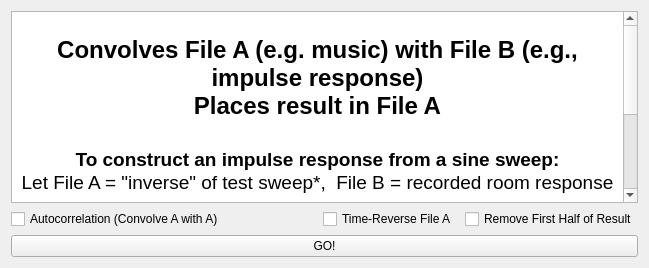
        <widget class="QWidget" name="tabConvolve">
         <property name="enabled">
          <bool>true</bool>
         </property>
         <attribute name="title">
          <string>Convolve</string>
         </attribute>
         <attribute name="whatsThis">
          <string>Convolves File A with File B</string>
         </attribute>
         <layout class="QVBoxLayout" name="verticalLayout_12">
          <item>
           <widget class="QTextBrowser" name="textBrowser_2">
            <property name="html">
             <string>&lt;!DOCTYPE HTML PUBLIC &quot;-//W3C//DTD HTML 4.0//EN&quot; &quot;http://www.w3.org/TR/REC-html40/strict.dtd&quot;&gt;
&lt;html&gt;&lt;head&gt;&lt;meta name=&quot;qrichtext&quot; content=&quot;1&quot; /&gt;&lt;style type=&quot;text/css&quot;&gt;
p, li { white-space: pre-wrap; }
&lt;/style&gt;&lt;/head&gt;&lt;body style=&quot; font-family:'Sans Serif'; font-size:9pt; font-weight:400; font-style:normal;&quot;&gt;
&lt;p align=&quot;center&quot; style=&quot;-qt-paragraph-type:empty; margin-top:0px; margin-bottom:0px; margin-left:0px; margin-right:0px; -qt-block-indent:0; text-indent:0px; font-family:'Lucida Grande'; font-size:13pt;&quot;&gt;&lt;br /&gt;&lt;/p&gt;
&lt;p align=&quot;center&quot; style=&quot; margin-top:0px; margin-bottom:0px; margin-left:0px; margin-right:0px; -qt-block-indent:0; text-indent:0px;&quot;&gt;&lt;span style=&quot; font-family:'Lucida Grande'; font-size:18pt; font-weight:600;&quot;&gt;Convolves File A (e.g. music) with File B (e.g., impulse response)&lt;/span&gt;&lt;/p&gt;
&lt;p align=&quot;center&quot; style=&quot; margin-top:0px; margin-bottom:0px; margin-left:0px; margin-right:0px; -qt-block-indent:0; text-indent:0px;&quot;&gt;&lt;span style=&quot; font-family:'Lucida Grande'; font-size:18pt; font-weight:600;&quot;&gt;Places result in File A&lt;/span&gt;&lt;/p&gt;
&lt;p align=&quot;center&quot; style=&quot;-qt-paragraph-type:empty; margin-top:0px; margin-bottom:0px; margin-left:0px; margin-right:0px; -qt-block-indent:0; text-indent:0px; font-family:'Lucida Grande'; font-size:18pt;&quot;&gt;&lt;br /&gt;&lt;/p&gt;
&lt;p align=&quot;center&quot; style=&quot; margin-top:0px; margin-bottom:0px; margin-left:0px; margin-right:0px; -qt-block-indent:0; text-indent:0px;&quot;&gt;&lt;span style=&quot; font-family:'Lucida Grande'; font-size:14pt; font-weight:600;&quot;&gt;To construct an impulse response from a sine sweep:&lt;/span&gt;&lt;/p&gt;
&lt;p align=&quot;center&quot; style=&quot; margin-top:0px; margin-bottom:0px; margin-left:0px; margin-right:0px; -qt-block-indent:0; text-indent:0px;&quot;&gt;&lt;span style=&quot; font-family:'Lucida Grande'; font-size:14pt;&quot;&gt;Let File A = &amp;quot;inverse&amp;quot; of test sweep*,  File B = recorded room response&lt;/span&gt;&lt;/p&gt;
&lt;p align=&quot;center&quot; style=&quot;-qt-paragraph-type:empty; margin-top:0px; margin-bottom:0px; margin-left:0px; margin-right:0px; -qt-block-indent:0; text-indent:0px; font-family:'Lucida Grande'; font-size:14pt;&quot;&gt;&lt;br /&gt;&lt;/p&gt;
&lt;p align=&quot;center&quot; style=&quot; margin-top:0px; margin-bottom:0px; margin-left:0px; margin-right:0px; -qt-block-indent:0; text-indent:0px;&quot;&gt;&lt;span style=&quot; font-family:'Lucida Grande'; font-size:14pt;&quot;&gt; *see Equation tab for inverse sweep of exp.sine sweep.&lt;/span&gt;&lt;/p&gt;
&lt;p align=&quot;center&quot; style=&quot;-qt-paragraph-type:empty; margin-top:0px; margin-bottom:0px; margin-left:0px; margin-right:0px; -qt-block-indent:0; text-indent:0px; font-family:'Lucida Grande'; font-size:14pt;&quot;&gt;&lt;br /&gt;&lt;/p&gt;
&lt;p align=&quot;center&quot; style=&quot;-qt-paragraph-type:empty; margin-top:0px; margin-bottom:0px; margin-left:0px; margin-right:0px; -qt-block-indent:0; text-indent:0px; font-family:'Lucida Grande'; font-size:14pt;&quot;&gt;&lt;br /&gt;&lt;/p&gt;
&lt;p align=&quot;center&quot; style=&quot; margin-top:0px; margin-bottom:0px; margin-left:0px; margin-right:0px; -qt-block-indent:0; text-indent:0px;&quot;&gt;&lt;span style=&quot; font-family:'Lucida Grande'; font-size:14pt; font-weight:600;&quot;&gt;&amp;quot;Remove First Half of Result&amp;quot; is typically used both for:&lt;/span&gt;&lt;/p&gt;
&lt;p align=&quot;center&quot; style=&quot; margin-top:0px; margin-bottom:0px; margin-left:0px; margin-right:0px; -qt-block-indent:0; text-indent:0px;&quot;&gt;&lt;span style=&quot; font-family:'Lucida Grande'; font-size:14pt;&quot;&gt;- eliminating pre-ringing from constructed impulse responses&lt;/span&gt;&lt;/p&gt;
&lt;p align=&quot;center&quot; style=&quot; margin-top:0px; margin-bottom:0px; margin-left:0px; margin-right:0px; -qt-block-indent:0; text-indent:0px;&quot;&gt;&lt;span style=&quot; font-family:'Lucida Grande'; font-size:14pt;&quot;&gt;- eliminating redundant (t&amp;lt;0) info from autocorrelation &lt;/span&gt;&lt;/p&gt;&lt;/body&gt;&lt;/html&gt;</string>
            </property>
           </widget>
          </item>
          <item>
           <layout class="QHBoxLayout" name="horizontalLayout_23">
            <item>
             <widget class="QCheckBox" name="checkBox_autocorr">
              <property name="text">
               <string>Autocorrelation (Convolve A with A)                            </string>
              </property>
             </widget>
            </item>
            <item>
             <widget class="QCheckBox" name="checkBox_timerev">
              <property name="text">
               <string>Time-Reverse File A </string>
              </property>
             </widget>
            </item>
            <item>
             <widget class="QCheckBox" name="checkBox_removefirsthalf">
              <property name="text">
               <string>Remove First Half of Result</string>
              </property>
             </widget>
            </item>
           </layout>
          </item>
          <item>
           <layout class="QHBoxLayout" name="horizontalLayout_22">
            <item>
             <widget class="QPushButton" name="convolve_go_pushButton">
              <property name="text">
               <string>GO!</string>
              </property>
             </widget>
            </item>
           </layout>
          </item>
         </layout>
        </widget>
